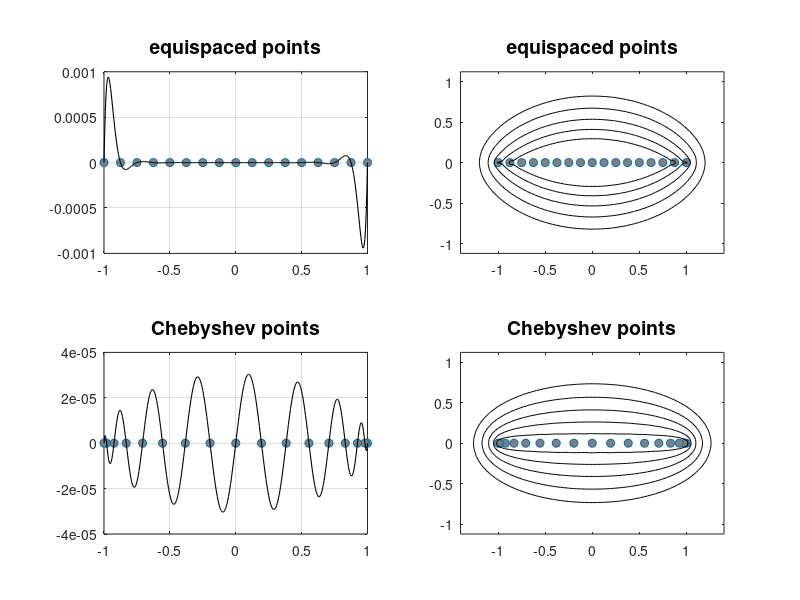

Recreate this plot in MATLAB.
%P10  Polynomials and corresponding equipotential curves
close all;
scrsz = get(groot,'ScreenSize');
figure('position', [150   100   0.8*scrsz(3:4)]), clf;

%%
N = 16; 
fs = 14;
for i = 1:2
    if i == 1, s = 'equispaced points'; x = -1 + 2*(0:N)/N; end
    if i == 2, s = 'Chebyshev points'; x = cos(pi*(0:N)/N); end
    p = poly(x);
    % Plot p(x) over [-1,1]:
    
    y = -1: 0.005: 1;
    q = polyval(p, y);
    subplot(2,2,2*i-1)
    plot(x, 0*x, 'o', 'MarkerFaceColor', 0.5*ones(1,3)), hold on
    plot(y, q, 'k-', 'linewidth', 0.8), grid on
    set(gca, 'xtick', -1:0.5:1)
    title(s, 'FontSize', fs)
    
    % Plot equipotential curves:
    subplot(2,2,2*i)
    plot(real(x), imag(x), 'o', 'MarkerFaceColor', 0.5*ones(1,3)), hold on
    axis([-1.4 1.4 -1.12 1.12])
    xgrid = linspace(-1.4, 1.4, 101);
    ygrid = linspace(-1.12, 1.12, 101);
    [xx, yy] = meshgrid(xgrid, ygrid);
    zz = xx + 1i*yy;
    pp = polyval(p, zz); levels = 10.^(-4:0);
    contour(xx, yy, abs(pp), levels), title(s, 'FontSize', fs), colormap([0 0 0]);
end
